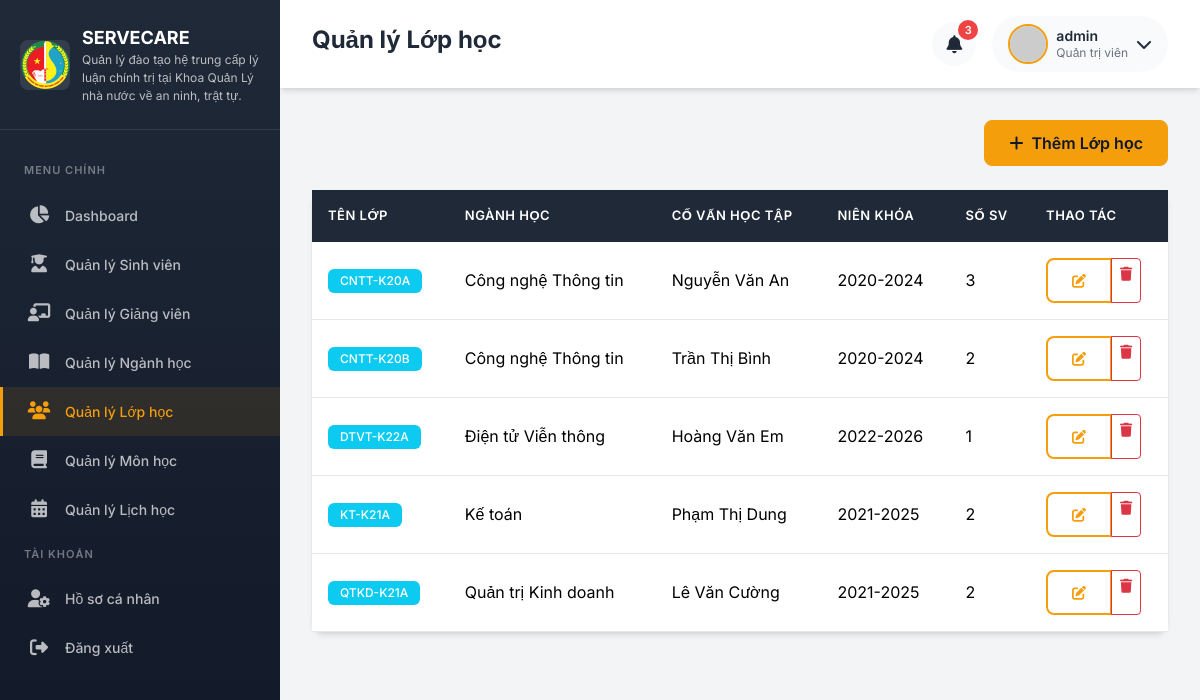
The page /admin/classrooms (signed in) on the database its author committed.
### app/models.py (models this page shows, shortened)
class User(UserMixin, db.Model):
    __tablename__ = 'users'
    id = db.Column(db.Integer, primary_key=True)
    username = db.Column(db.String(64), unique=True, nullable=False, index=True)
    email = db.Column(db.String(120), unique=True, nullable=False, index=True)
    password_hash = db.Column(db.String(256), nullable=False)
    role = db.Column(db.String(20), nullable=False, default='student')  # admin, lecturer, student
    avatar = db.Column(db.String(200), default='default_avatar.png')
    is_active = db.Column(db.Boolean, default=True)
    created_at = db.Column(db.DateTime, default=datetime.utcnow)
    updated_at = db.Column(db.DateTime, default=datetime.utcnow, onupdate=datetime.utcnow)
    student = db.relationship('Student', backref='user', uselist=False, lazy=True)
    lecturer = db.relationship('Lecturer', backref='user', uselist=False, lazy=True)
    def is_admin(self):
        return self.role == 'admin'
    def get_display_name(self):
        if self.role == 'student' and self.student:
            return self.student.full_name
        elif self.role == 'lecturer' and self.lecturer:
            return self.lecturer.full_name
        return self.username

class Classroom(db.Model):
    __tablename__ = 'classrooms'
    id = db.Column(db.Integer, primary_key=True)
    name = db.Column(db.String(50), unique=True, nullable=False)
    major_id = db.Column(db.Integer, db.ForeignKey('majors.id'))
    advisor_id = db.Column(db.Integer, db.ForeignKey('lecturers.id'))  # Cố vấn học tập
    academic_year = db.Column(db.String(20))  # Niên khóa VD: 2020-2024
    created_at = db.Column(db.DateTime, default=datetime.utcnow)
    students = db.relationship('Student', backref='classroom', lazy='dynamic')
    schedules = db.relationship('Schedule', backref='classroom', lazy='dynamic')

class Major(db.Model):
    __tablename__ = 'majors'
    id = db.Column(db.Integer, primary_key=True)
    code = db.Column(db.String(20), unique=True, nullable=False)
    name = db.Column(db.String(100), nullable=False)
    description = db.Column(db.Text)
    created_at = db.Column(db.DateTime, default=datetime.utcnow)
    students = db.relationship('Student', backref='major', lazy='dynamic')
    classrooms = db.relationship('Classroom', backref='major', lazy='dynamic')

class Lecturer(db.Model):
    __tablename__ = 'lecturers'
    id = db.Column(db.Integer, primary_key=True)
    user_id = db.Column(db.Integer, db.ForeignKey('users.id'), nullable=False)
    lecturer_code = db.Column(db.String(20), unique=True, nullable=False)
    full_name = db.Column(db.String(100), nullable=False)
    department = db.Column(db.String(100))  # Khoa/Bộ môn
    expertise = db.Column(db.String(200))   # Chuyên môn
    phone = db.Column(db.String(15))
    degree = db.Column(db.String(50))  # Học vị: ThS, TS, PGS, GS
    created_at = db.Column(db.DateTime, default=datetime.utcnow)
    advised_classes = db.relationship('Classroom', backref='advisor', lazy='dynamic',
                                       foreign_keys='Classroom.advisor_id')
    schedules = db.relationship('Schedule', backref='lecturer', lazy='dynamic')
    materials = db.relationship('Material', backref='uploader', lazy='dynamic')
    evaluations = db.relationship('Evaluation', backref='lecturer', lazy='dynamic')

### app/routes/admin.py (the view)
@admin_bp.route('/classrooms')
@login_required
@admin_required
def classrooms():
    classrooms = Classroom.query.order_by(Classroom.name).all()
    return render_template('admin/classrooms/list.html', classrooms=classrooms)

### app/models.py (called while the page is built)
@login_manager.user_loader
def load_user(user_id):
    return User.query.get(int(user_id))

### app/routes/auth.py (called while the page is built)
def admin_required(f):
    @wraps(f)
    def decorated_function(*args, **kwargs):
        if not current_user.is_authenticated or not current_user.is_admin():
            flash('Bạn không có quyền truy cập trang này!', 'danger')
            return redirect(url_for('main.index'))
        return f(*args, **kwargs)
    return decorated_function

### app/templates/admin/classrooms/list.html
{% extends "base.html" %}
{% block page_title %}Quản lý Lớp học{% endblock %}
{% block content %}
<div class="d-flex justify-content-end mb-4">
    <a href="{{ url_for('admin.add_classroom') }}" class="btn btn-primary">
        <i class="fas fa-plus me-2"></i>Thêm Lớp học
    </a>
</div>
<div class="card fade-in">
    <div class="card-body p-0">
        <div class="table-responsive">
            <table class="table mb-0">
                <thead>
                    <tr>
                        <th>Tên lớp</th>
                        <th>Ngành học</th>
                        <th>Cố vấn học tập</th>
                        <th>Niên khóa</th>
                        <th>Số SV</th>
                        <th>Thao tác</th>
                    </tr>
                </thead>
                <tbody>
                    {% for classroom in classrooms %}
                    <tr>
                        <td><span class="badge bg-info">{{ classroom.name }}</span></td>
                        <td>{{ classroom.major.name if classroom.major else '-' }}</td>
                        <td>{{ classroom.advisor.full_name if classroom.advisor else '-' }}</td>
                        <td>{{ classroom.academic_year or '-' }}</td>
                        <td>{{ classroom.students.count() }}</td>
                        <td>
                            <div class="btn-group btn-group-sm">
                                <a href="{{ url_for('admin.edit_classroom', id=classroom.id) }}" class="btn btn-outline-primary"><i class="fas fa-edit"></i></a>
                                <a href="{{ url_for('admin.delete_classroom', id=classroom.id) }}" class="btn btn-outline-danger" onclick="return confirm('Xác nhận xóa?')"><i class="fas fa-trash"></i></a>
                            </div>
                        </td>
                    </tr>
                    {% else %}
                    <tr>
                        <td colspan="6" class="text-center py-5 text-muted">Chưa có lớp học nào</td>
                    </tr>
                    {% endfor %}
                </tbody>
            </table>
        </div>
    </div>
</div>
{% endblock %}

### app/templates/base.html (shortened to what this page needs)
<!DOCTYPE html>
<html lang="vi">
<head>
    <link href="https://cdn.jsdelivr.net/npm/bootstrap@5.3.2/dist/css/bootstrap.min.css" rel="stylesheet">
    <link href="https://cdnjs.cloudflare.com/ajax/libs/font-awesome/6.5.1/css/all.min.css" rel="stylesheet">
</head>
<body>
    {% if current_user.is_authenticated %}
    <aside class="sidebar">
        <div class="sidebar-header">
            <a href="{{ url_for('main.index') }}" class="sidebar-brand">
                <img src="{{ url_for('static', filename='images/logo.png') }}" alt="Logo" class="sidebar-logo">
                <div class="sidebar-brand-text">
                    {{ app_short_name }}
                    <small>Quản lý đào tạo hệ trung cấp lý luận chính trị tại Khoa Quản Lý nhà nước về an ninh, trật tự.
</small>
                </div>
            </a>
        </div>
        <nav class="sidebar-menu">
            <div class="menu-label">Menu chính</div>
            {% if current_user.is_admin() %}
            <a href="{{ url_for('admin.dashboard') }}" class="menu-item {% if request.endpoint == 'admin.dashboard' %}active{% endif %}">
                <i class="fas fa-chart-pie"></i>
                <span>Dashboard</span>
            </a>
            <a href="{{ url_for('admin.students') }}" class="menu-item {% if 'student' in request.endpoint %}active{% endif %}">
                <i class="fas fa-user-graduate"></i>
                <span>Quản lý Sinh viên</span>
            </a>
            <a href="{{ url_for('admin.lecturers') }}" class="menu-item {% if 'lecturer' in request.endpoint %}active{% endif %}">
                <i class="fas fa-chalkboard-teacher"></i>
                <span>Quản lý Giảng viên</span>
            </a>
            <a href="{{ url_for('admin.majors') }}" class="menu-item {% if 'major' in request.endpoint %}active{% endif %}">
                <i class="fas fa-book-open"></i>
                <span>Quản lý Ngành học</span>
            </a>
            <a href="{{ url_for('admin.classrooms') }}" class="menu-item {% if 'classroom' in request.endpoint %}active{% endif %}">
                <i class="fas fa-users"></i>
                <span>Quản lý Lớp học</span>
            </a>
            <a href="{{ url_for('admin.subjects') }}" class="menu-item {% if 'subject' in request.endpoint %}active{% endif %}">
                <i class="fas fa-book"></i>
                <span>Quản lý Môn học</span>
            </a>
            <a href="{{ url_for('admin.schedules') }}" class="menu-item {% if 'schedule' in request.endpoint %}active{% endif %}">
                <i class="fas fa-calendar-alt"></i>
                <span>Quản lý Lịch học</span>
            </a>
            {% endif %}
            <div class="menu-label">Tài khoản</div>
            <a href="{{ url_for('auth.profile') }}" class="menu-item">
                <i class="fas fa-user-cog"></i>
                <span>Hồ sơ cá nhân</span>
            </a>
            <a href="{{ url_for('auth.logout') }}" class="menu-item">
                <i class="fas fa-sign-out-alt"></i>
                <span>Đăng xuất</span>
            </a>
        </nav>
    </aside>
    <main class="main-content">
        <header class="top-navbar">
            <h1 class="page-title">{% block page_title %}Dashboard{% endblock %}</h1>
            <div class="navbar-actions">
                <button class="notification-btn">
                    <i class="fas fa-bell"></i>
                    <span class="notification-badge">3</span>
                </button>
                <div class="user-dropdown dropdown">
                    <div class="d-flex align-items-center" data-bs-toggle="dropdown">
                        <img src="{{ url_for('static', filename='uploads/avatars/' ~ (current_user.avatar or 'default_avatar.png')) }}"
                             alt="Avatar" class="user-avatar"
                             onerror="this.src='https://ui-avatars.com/api/?name={{ current_user.get_display_name() }}&background=F59E0B&color=1F2937'">
                        <div class="user-info ms-2">
                            <div class="user-name">{{ current_user.get_display_name() }}</div>
                            <div class="user-role">
                                {% if current_user.is_admin() %}Quản trị viên
                                {% elif current_user.is_lecturer() %}Giảng viên
                                {% else %}Sinh viên{% endif %}
                            </div>
                        </div>
                        <i class="fas fa-chevron-down ms-2"></i>
                    </div>
                </div>
            </div>
        </header>
        <div class="page-content">
            {% block content %}{% endblock %}
        </div>
    </main>
    {% else %}
    {% block auth_content %}{% endblock %}
    {% endif %}
</body>
</html>

### app/templates/base.html (style rules this page uses)
:root { --primary: #F59E0B; --primary-dark: #D97706; --primary-light: #FCD34D; --secondary: #1F2937; --secondary-light: #374151; --dark: #111827; --light: #F9FAFB; --success: #10B981; --danger: #EF4444; --warning: #F59E0B; --info: #3B82F6; --border-radius: 12px; --shadow: 0 4px 6px -1px rgba(0, 0, 0, 0.1), 0 2px 4px -1px rgba(0, 0, 0, 0.06); --shadow-lg: 0 10px 15px -3px rgba(0, 0, 0, 0.1), 0 4px 6px -2px rgba(0, 0, 0, 0.05); }
* { margin: 0; padding: 0; box-sizing: border-box; }
body { font-family: 'Inter', sans-serif; background-color: #F3F4F6; color: var(--secondary); min-height: 100vh; }
.sidebar { position: fixed; top: 0; left: 0; width: 280px; height: 100vh; background: linear-gradient(180deg, var(--secondary) 0%, var(--dark) 100%); color: white; z-index: 1000; transition: all 0.3s ease; overflow-y: auto; }
.sidebar-header { padding: 24px 20px; border-bottom: 1px solid rgba(255, 255, 255, 0.1); }
.sidebar-brand { display: flex; align-items: center; gap: 12px; text-decoration: none; color: white; }
.sidebar-logo { width: 50px; height: 50px; object-fit: contain; border-radius: 8px; }
.sidebar-brand-text { font-size: 18px; font-weight: 700; }
.sidebar-brand-text small { font-size: 12px; font-weight: 400; opacity: 0.7; display: block; }
.sidebar-menu { padding: 20px 0; }
.menu-label { padding: 12px 24px; font-size: 11px; font-weight: 600; text-transform: uppercase; letter-spacing: 1px; color: rgba(255, 255, 255, 0.4); }
.menu-item { display: flex; align-items: center; padding: 14px 24px; color: rgba(255, 255, 255, 0.7); text-decoration: none; transition: all 0.2s ease; border-left: 3px solid transparent; gap: 14px; }
.menu-item.active { background: rgba(245, 158, 11, 0.1); color: var(--primary); border-left-color: var(--primary); }
.menu-item i { font-size: 18px; width: 24px; text-align: center; }
.menu-item span { font-size: 14px; font-weight: 500; }
.main-content { margin-left: 280px; min-height: 100vh; transition: all 0.3s ease; }
.top-navbar { background: white; padding: 16px 32px; display: flex; justify-content: space-between; align-items: center; box-shadow: var(--shadow); position: sticky; top: 0; z-index: 100; }
.page-title { font-size: 24px; font-weight: 700; color: var(--secondary); }
.navbar-actions { display: flex; align-items: center; gap: 16px; }
.notification-btn { width: 44px; height: 44px; border-radius: 50%; border: none; background: var(--light); color: var(--secondary); font-size: 18px; cursor: pointer; position: relative; transition: all 0.2s ease; }
.notification-badge { position: absolute; top: -2px; right: -2px; width: 20px; height: 20px; background: var(--danger); color: white; font-size: 11px; font-weight: 600; border-radius: 50%; display: flex; align-items: center; justify-content: center; }
.user-dropdown { display: flex; align-items: center; gap: 12px; padding: 8px 16px; background: var(--light); border-radius: 50px; cursor: pointer; transition: all 0.2s ease; }
.user-avatar { width: 40px; height: 40px; border-radius: 50%; object-fit: cover; border: 2px solid var(--primary); }
.user-info { line-height: 1.3; }
.user-name { font-size: 14px; font-weight: 600; color: var(--secondary); }
.user-role { font-size: 12px; color: #6B7280; }
.page-content { padding: 32px; }
.card { border: none; border-radius: var(--border-radius); box-shadow: var(--shadow); transition: all 0.3s ease; }
.card-body { padding: 24px; }
.btn-primary { background: var(--primary); border-color: var(--primary); color: var(--dark); font-weight: 600; padding: 10px 24px; border-radius: 8px; transition: all 0.2s ease; }
.btn-outline-primary { border: 2px solid var(--primary); color: var(--primary); font-weight: 600; padding: 10px 24px; border-radius: 8px; }
.table { margin-bottom: 0; }
.table thead th { background: var(--secondary); color: white; font-weight: 600; font-size: 13px; text-transform: uppercase; letter-spacing: 0.5px; padding: 16px; border: none; }
.table tbody td { padding: 16px; vertical-align: middle; border-bottom: 1px solid #E5E7EB; }
.badge { padding: 6px 12px; font-weight: 500; border-radius: 6px; }
.fade-in { animation: fadeIn 0.3s ease forwards; }

### rows shown on the page
User: get_display_name "admin"
Classroom: name "CNTT-K20A", major "Công nghệ Thông tin", advisor "Nguyễn Văn An", academic_year "2020-2024", students.count "3"
Classroom: name "CNTT-K20B", major "Công nghệ Thông tin", advisor "Trần Thị Bình", academic_year "2020-2024", students.count "2"
Classroom: name "DTVT-K22A", major "Điện tử Viễn thông", advisor "Hoàng Văn Em", academic_year "2022-2026", students.count "1"
Classroom: name "KT-K21A", major "Kế toán", advisor "Phạm Thị Dung", academic_year "2021-2025", students.count "2"
Classroom: name "QTKD-K21A", major "Quản trị Kinh doanh", advisor "Lê Văn Cường", academic_year "2021-2025", students.count "2"

### other values the page prints
{{ app_short_name }} "SERVECARE"
